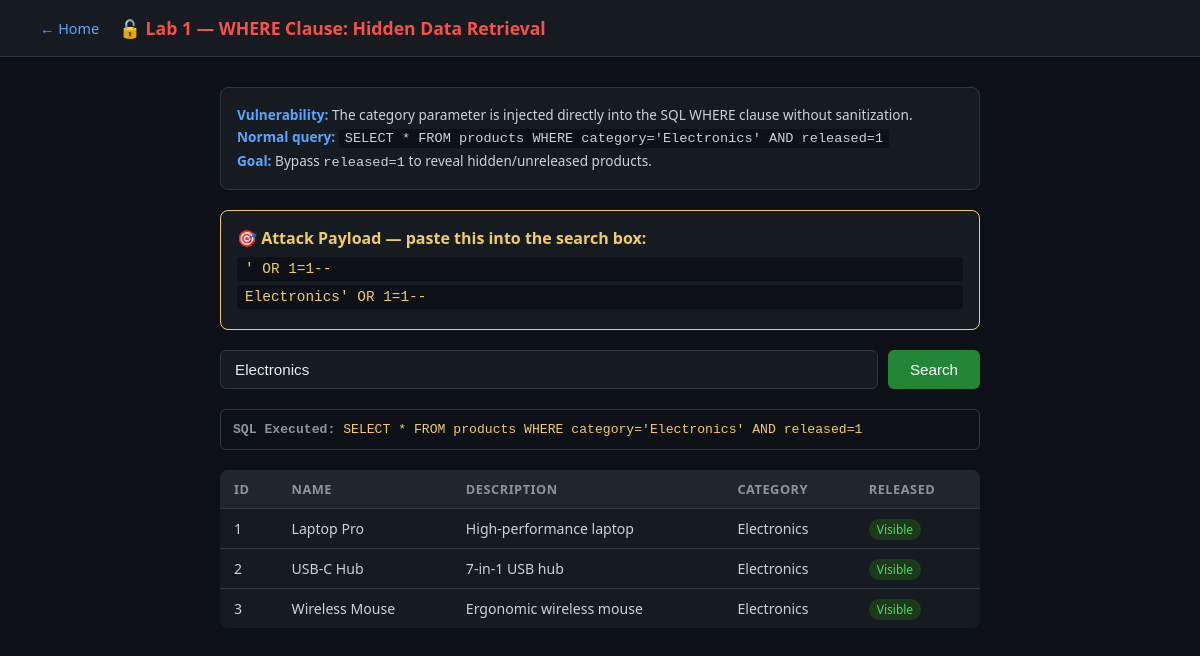
Page /lab1?category=Electronics on the committed database.
### tables this page shows
CREATE TABLE products (
            id          INTEGER PRIMARY KEY AUTOINCREMENT,
            name        TEXT NOT NULL,
            description TEXT,
            category    TEXT,
            released    INTEGER DEFAULT 1
        );

### app.py (the view)
@app.route('/lab1')
def lab1():
    category = request.args.get('category', '')
    results = []
    query = ''
    if category:
        query = f"SELECT * FROM products WHERE category='{category}' AND released=1"
        try:
            conn = get_db()
            cursor = conn.cursor()
            cursor.execute(query)   # <-- dangerous! no sanitization
            results = cursor.fetchall()
            conn.close()
        except Exception as e:
            results = []
            query = f"ERROR: {e}"
    return render_template('lab1_products.html',
                           results=results,
                           query=query,
                           category=category)

### app.py (called while the page is built)
def get_db():
    conn = sqlite3.connect(DB)
    conn.row_factory = sqlite3.Row  # lets us access columns by name
    return conn

### templates/lab1_products.html (shortened to what this page needs)
<!DOCTYPE html>
<html lang="en">
<head>
</head>
<body>
<header>
    <a href="/">← Home</a>
    <h2>🔓 Lab 1 — WHERE Clause: Hidden Data Retrieval</h2>
</header>
<div class="container">
    <div class="info-box">
        <strong>Vulnerability:</strong> The category parameter is injected directly into the SQL WHERE clause without sanitization.<br>
        <strong>Normal query:</strong> <code style="background:#0d1117;padding:2px 6px;border-radius:3px;font-size:0.85rem;">SELECT * FROM products WHERE category='Electronics' AND released=1</code><br>
        <strong>Goal:</strong> Bypass <code>released=1</code> to reveal hidden/unreleased products.
    </div>
    <div class="payload-box">
        <h4>🎯 Attack Payload — paste this into the search box:</h4>
        <code>' OR 1=1--</code>
        <code>Electronics' OR 1=1--</code>
    </div>
    <form method="GET">
        <input type="text" name="category" placeholder="Enter category (e.g. Electronics, Books, Furniture)" value="{{ category }}">
        <button type="submit">Search</button>
    </form>
    {% if query %}
    <div class="query-display">
        <strong style="color:#8b949e;">SQL Executed:</strong> {{ query }}
    </div>
    {% endif %}
    {% if results %}
    <table>
        <thead>
            <tr><th>ID</th><th>Name</th><th>Description</th><th>Category</th><th>Released</th></tr>
        </thead>
        <tbody>
            {% for row in results %}
            <tr>
                <td>{{ row[0] }}</td>
                <td>{{ row[1] }}</td>
                <td>{{ row[2] }}</td>
                <td>{{ row[3] }}</td>
                <td>
                    {% if row[4] == 0 %}
                        <span class="badge-hidden">HIDDEN</span>
                    {% else %}
                        <span class="badge-visible">Visible</span>
                    {% endif %}
                </td>
            </tr>
            {% endfor %}
        </tbody>
    </table>
    {% elif category %}
    <div class="no-results">No results found.</div>
    {% endif %}
</div>
</body>
</html>

### templates/lab1_products.html (style rules this page uses)
* { box-sizing: border-box; margin: 0; padding: 0; }
body { font-family: 'Segoe UI', sans-serif; background: #0d1117; color: #c9d1d9; }
header { background: #161b22; border-bottom: 1px solid #30363d; padding: 16px 40px; display: flex; align-items: center; gap: 20px; }
header a { color: #58a6ff; text-decoration: none; font-size: 0.9rem; }
header h2 { color: #f85149; font-size: 1.1rem; }
.container { max-width: 800px; margin: 30px auto; padding: 0 20px; }
.info-box { background: #161b22; border: 1px solid #30363d; border-radius: 8px; padding: 16px; margin-bottom: 20px; font-size: 0.85rem; line-height: 1.6; }
.info-box strong { color: #58a6ff; }
.payload-box { background: #161b22; border: 1px solid #f2cc60; border-radius: 8px; padding: 16px; margin-bottom: 20px; }
.payload-box h4 { color: #f2cc60; margin-bottom: 8px; }
.payload-box code { background: #0d1117; padding: 4px 8px; border-radius: 4px; font-size: 0.9rem; color: #f2cc60; display: block; margin: 4px 0; }
form { display: flex; gap: 10px; margin-bottom: 20px; flex-wrap: wrap; }
input[type=text] { flex: 1; padding: 10px 14px; background: #161b22; border: 1px solid #30363d; border-radius: 6px; color: #e6edf3; font-size: 0.95rem; }
button { padding: 10px 22px; background: #238636; border: none; border-radius: 6px; color: white; font-size: 0.95rem; cursor: pointer; }
.query-display { background: #0d1117; border: 1px solid #30363d; border-radius: 6px; padding: 12px; font-family: monospace; font-size: 0.82rem; color: #f2cc60; margin-bottom: 20px; word-break: break-all; }
table { width: 100%; border-collapse: collapse; background: #161b22; border-radius: 8px; overflow: hidden; }
th { background: #21262d; padding: 10px 14px; text-align: left; font-size: 0.8rem; color: #8b949e; text-transform: uppercase; letter-spacing: 0.5px; }
td { padding: 10px 14px; border-top: 1px solid #30363d; font-size: 0.88rem; }
.badge-visible { background: #1a3a1a; color: #56d364; padding: 2px 8px; border-radius: 10px; font-size: 0.75rem; }

### rows in the picture
products: id "1", name "Laptop Pro", description "High-performance laptop", category "Electronics", released "Visible"
products: id "2", name "USB-C Hub", description "7-in-1 USB hub", category "Electronics", released "Visible"
products: id "3", name "Wireless Mouse", description "Ergonomic wireless mouse", category "Electronics", released "Visible"

### other values in the picture
{{ query }} "SELECT * FROM products WHERE category='Electronics' AND released=1"
